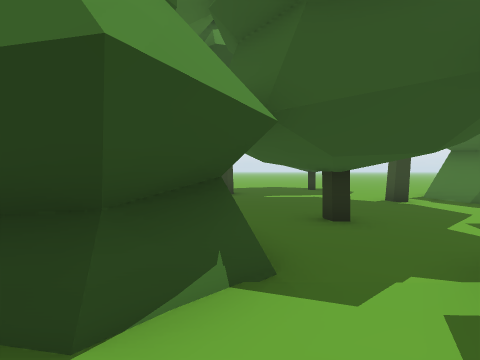
View 1 (above)

22 first-person views from a walk through a Unity game level. The camera is 1.5 m above the floor, tilts 2° down and sees 85° across. The floor is counted in squares, 2 m on a side. Each view is taken from the middle of a square. On the plan, view 1 faces up. The plan holds only what a view shows up to about 9 squares ahead; the rest is blank. The place goes on beyond the plan. The player is left out. Some animated figures are left out.

View 2
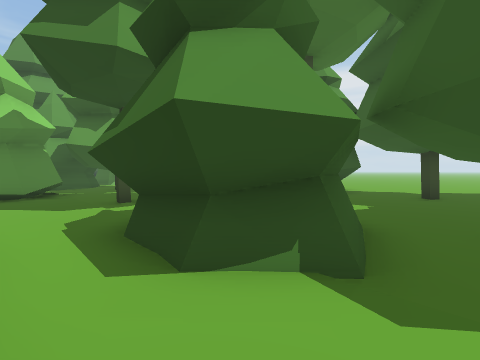

View 3
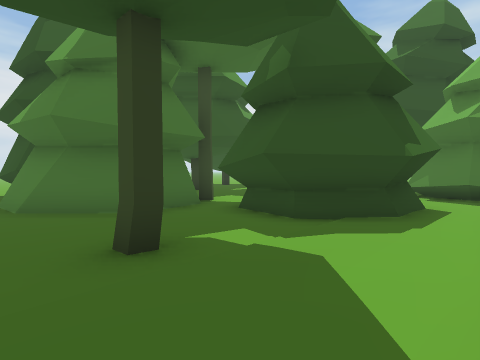

View 4
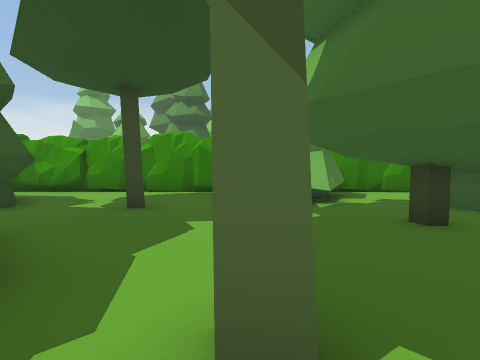

View 5
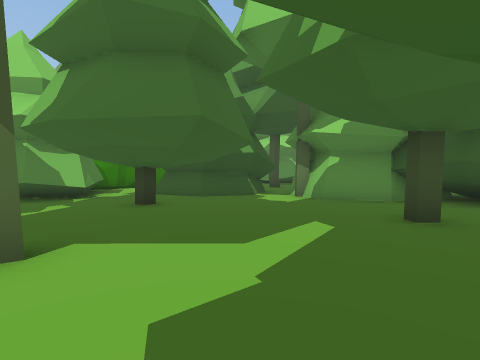

View 6
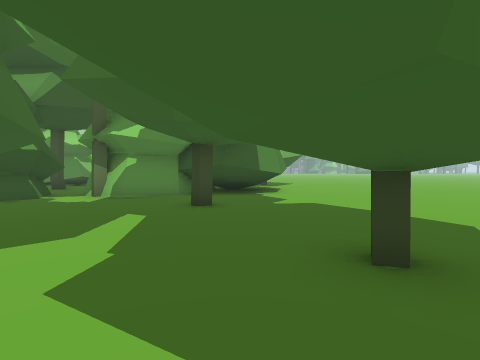

View 7
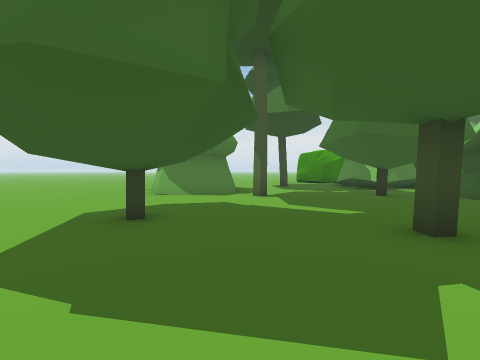

View 8
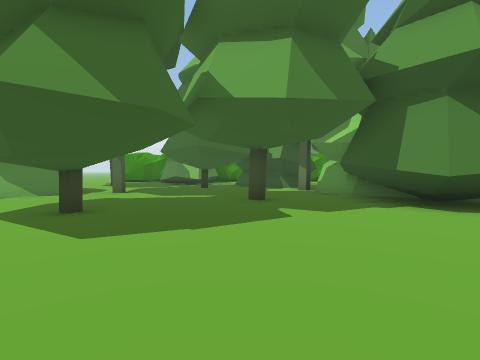

View 9
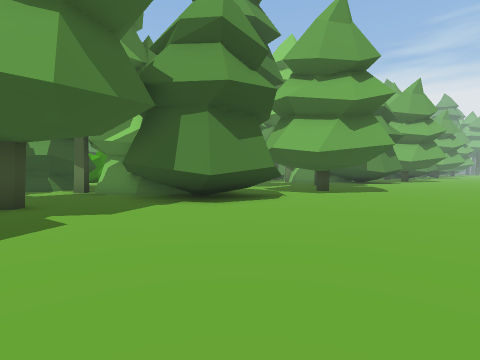

View 10
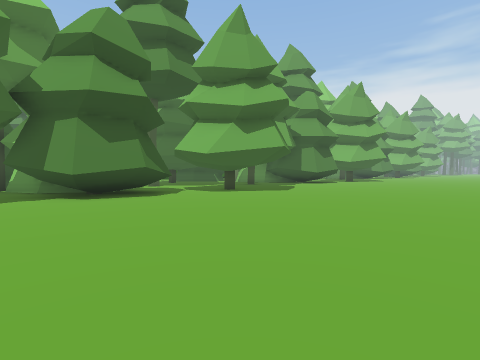

View 11
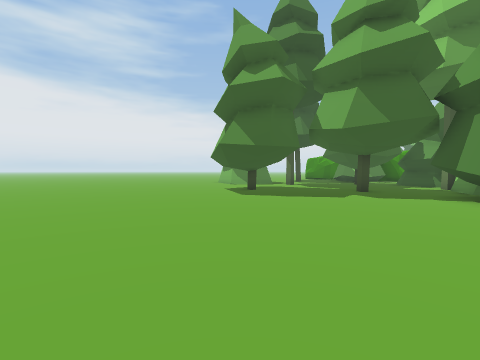

View 12
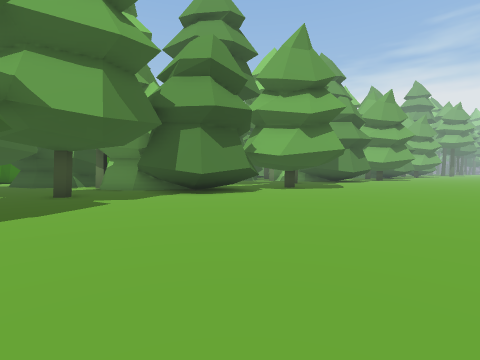

View 13
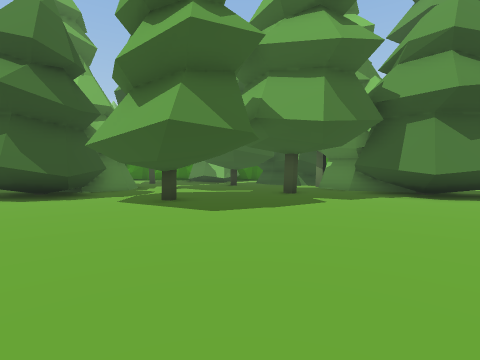

View 14
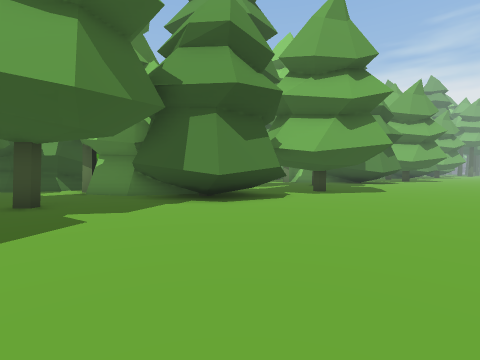

View 15
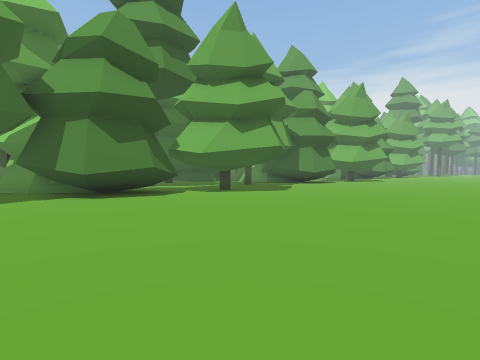

View 16
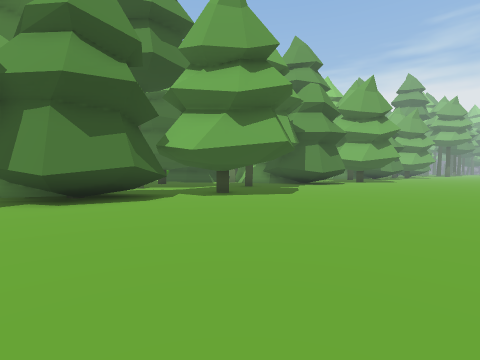

View 17
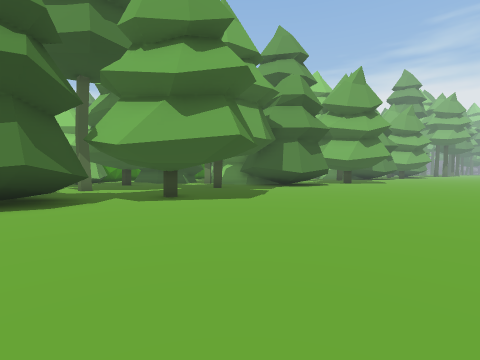

View 18
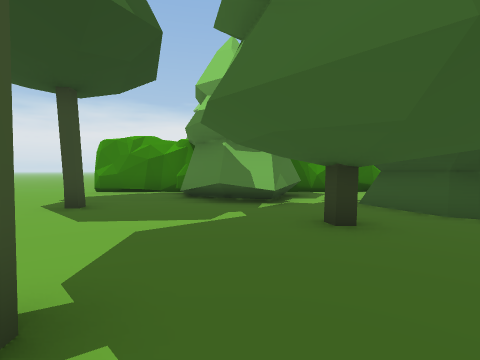

View 19
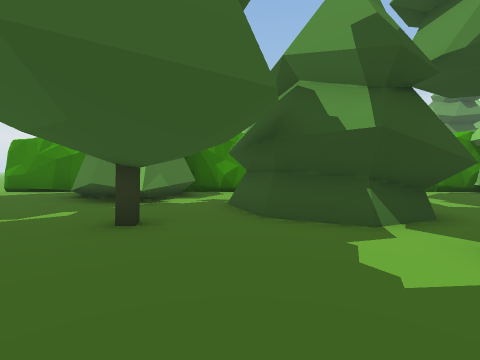

View 20
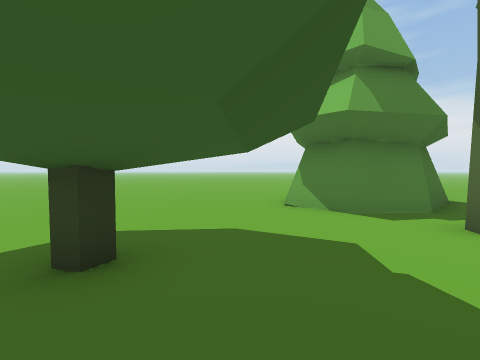

View 21
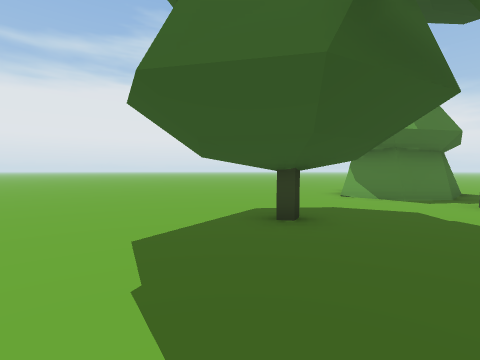

View 22
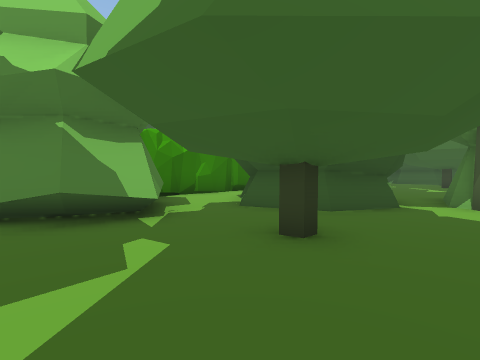

### Floor plan
Key: @ floor where view 1 was taken; # wall or solid block; . floor; / step, stairs or slope.
Columns run from 28 left of view 1 to 7 right of it. Each row starts with its distance up from view 1.
 19     ........... ....................
 18  ...................................
 17 ....................................
 16 ....................................
 15  ...................................
 14   ..................................
 13    .................................
 12     ................................
 11      ..#..###......#..###......#....
 10        ... ###........####..........
  9        ... ###.#......# ##..#......#
  8         ..  ##........####........##
  7             ##......#.#  #......#.##
  6             ##........####.........#
  5           .............##...........
  4           ...###.#.......###..#.....
  3                #/.....#..####.....#.
  2                #/.##.....####.##....
  1                #..###.....##..###...
  0               ...## #.......@.#  ...
 -1               ####  ###########  ###

Where each view was taken, in squares from view 1:
view 1: 0 up, 0 right, facing up
view 2: 0 up, 1 right, facing up-left
view 3: 0 up, 7 left, facing up-right
view 4: 8 up, 8 left, facing down
view 5: 10 up, 8 left, facing down-left
view 6: 10 up, 7 left, facing left
view 7: 13 up, 1 left, facing down-right
view 8: 16 up, 0 right, facing down
view 9: 16 up, 0 right, facing down-left
view 10: 19 up, 2 left, facing down-left
view 11: 19 up, 4 left, facing down-right
view 12: 18 up, 11 left, facing down-left
view 13: 18 up, 11 left, facing down
view 14: 16 up, 12 left, facing down-left
view 15: 19 up, 14 left, facing down-left
view 16: 18 up, 15 left, facing down-left
view 17: 18 up, 17 left, facing down-left
view 18: 8 up, 3 right, facing down
view 19: 8 up, 0 right, facing down
view 20: 10 up, 1 right, facing right
view 21: 12 up, 1 left, facing right
view 22: 6 up, 8 left, facing down-left
